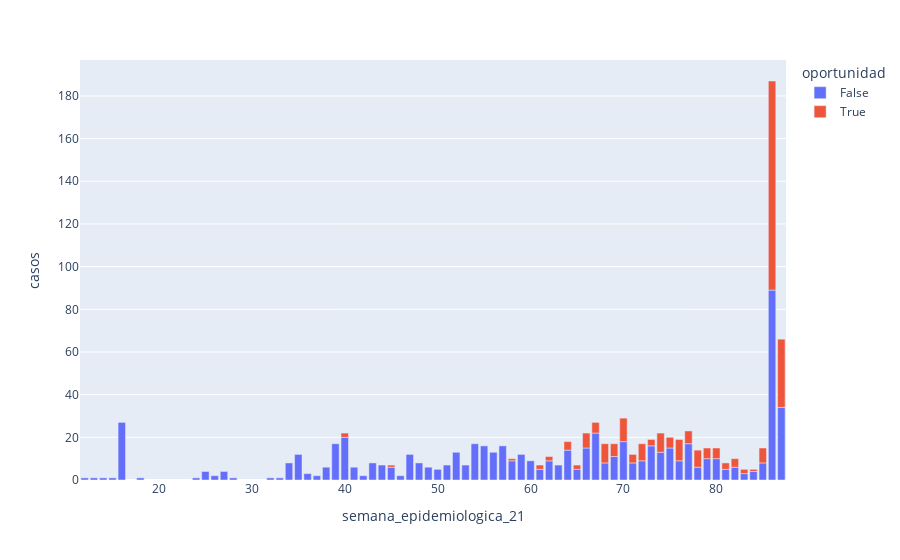

Notebook source saved alongside this figure:
### Code cell
# Crea gráfico de Resultados PCR regional por semana epidemiologica

px.bar(oportunidad.reset_index(),
        x= 'semana_epidemiologica_21',
        y= 'casos',
        color= 'oportunidad'
        
       )

### Figure 1 — Plotly figure (JSON) as saved in the notebook; plotly's stock layout.template omitted (floating-point values rounded to 4 significant figures)
{"data": [{"alignmentgroup": "True", "hovertemplate": "oportunidad=False<br>semana_epidemiologica_21=%{x}<br>casos=%{y}<extra></extra>", "legendgroup": "False", "marker": {"color": "#636efa"}, "name": "False", "offsetgroup": "False", "orientation": "v", "showlegend": true, "textposition": "auto", "type": "bar", "x": [12, 13, 14, 15, 16, 18, 24, 25, 26, 27, 28, 32, 33, 34, 35, 36, 37, 38, 39, 40, 41, 42, 43, 44, 45, 46, 47, 48, 49, 50, 51, 52, 53, 54, 55, 56, 57, 58, 59, 60, 61, 62, 63, 64, 65, 66, 67, 68, 69, 70, 71, 72, 73, 74, 75, 76, 77, 78, 79, 80, 81, 82, 83, 84, 85, 86, 87], "xaxis": "x", "y": [1, 1, 1, 1, 27, 1, 1, 4, 2, 4, 1, 1, 1, 8, 12, 3, 2, 6, 17, 20, 6, 2, 8, 7, 6, 2, 12, 8, 6, 5, 7, 13, 7, 17, 16, 13, 16, 9, 12, 9, 5, 9, 7, 14, 5, 15, 22, 8, 11, 18, 8, 9, 16, 13, 15, 9, 17, 6, 10, 10, 5, 6, 3, 4, 8, 89, 34], "yaxis": "y"}, {"alignmentgroup": "True", "hovertemplate": "oportunidad=True<br>semana_epidemiologica_21=%{x}<br>casos=%{y}<extra></extra>", "legendgroup": "True", "marker": {"color": "#EF553B"}, "name": "True", "offsetgroup": "True", "orientation": "v", "showlegend": true, "textposition": "auto", "type": "bar", "x": [40, 45, 58, 61, 62, 64, 65, 66, 67, 68, 69, 70, 71, 72, 73, 74, 75, 76, 77, 78, 79, 80, 81, 82, 83, 84, 85, 86, 87], "xaxis": "x", "y": [2, 1, 1, 2, 2, 4, 2, 7, 5, 9, 6, 11, 4, 8, 3, 9, 5, 10, 6, 8, 5, 5, 3, 4, 2, 1, 7, 98, 32], "yaxis": "y"}], "layout": {"barmode": "relative", "legend": {"title": {"text": "oportunidad"}, "tracegroupgap": 0}, "margin": {"t": 60}, "xaxis": {"anchor": "y", "domain": [0, 1], "title": {"text": "semana_epidemiologica_21"}}, "yaxis": {"anchor": "x", "domain": [0, 1], "title": {"text": "casos"}}}}
